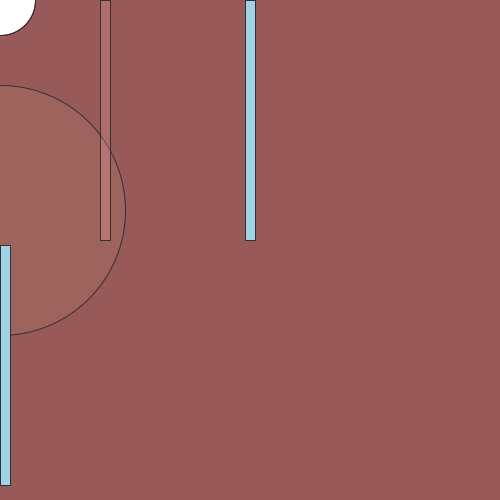
Frame 1 (no input)
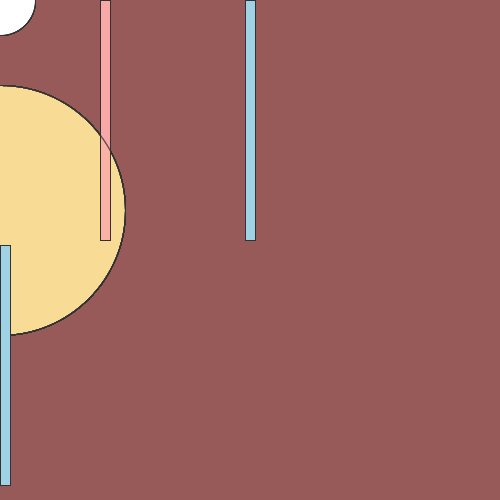
Frame 60 (the mouse pressed at the canvas centre just before this capture)
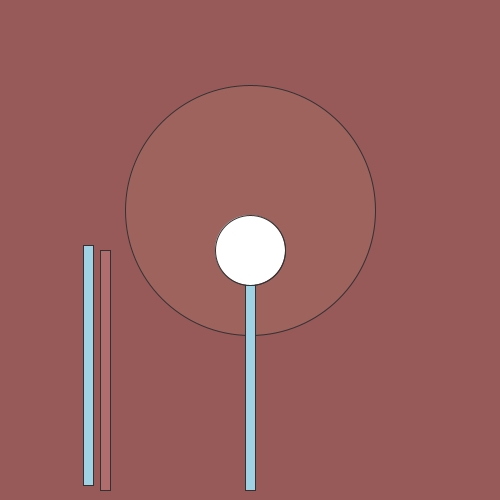
Frame 120 (the mouse held since frame 60 and released just before this capture)

The Processing sketch that drew these frames (run headless with seeded random() and noise(); from frame 60 on, the mouse is pressed at the canvas centre):

// Processing sketch: processing_132114
// ── processing_132114.pde

void setup() {
  size(500, 500);
  background(152, 89, 89);
 }

void draw() {
  if (mousePressed){
  background (152, 89, 89);
  }
  
  stroke(50, 50, 50);
  fill(255, 224, 157, 18);
  ellipse(mouseX, 210, 250, 250);

  fill(160, 210, 230);
  rect(245, mouseY, 10, 240);
  
  fill(252, 168, 168, 63);
  rect(100, mouseY, 10, 240);
  
  fill(0, 0, 0);
  ellipse(mouseY+25, mouseX, 10, 10);
  
  fill(160, 210, 230);
  rect(mouseX/3, 245, 10, 240);

  fill(255, 255, 255, 25);
  ellipse(mouseX, mouseY, 70, 70);
  
  fill(205, 205, 205);
  ellipse(mouseX+15, mouseY, 25, 25);
  
  fill(255, 255, 255);
  ellipse(mouseY, mouseX, 70, 70);
}
